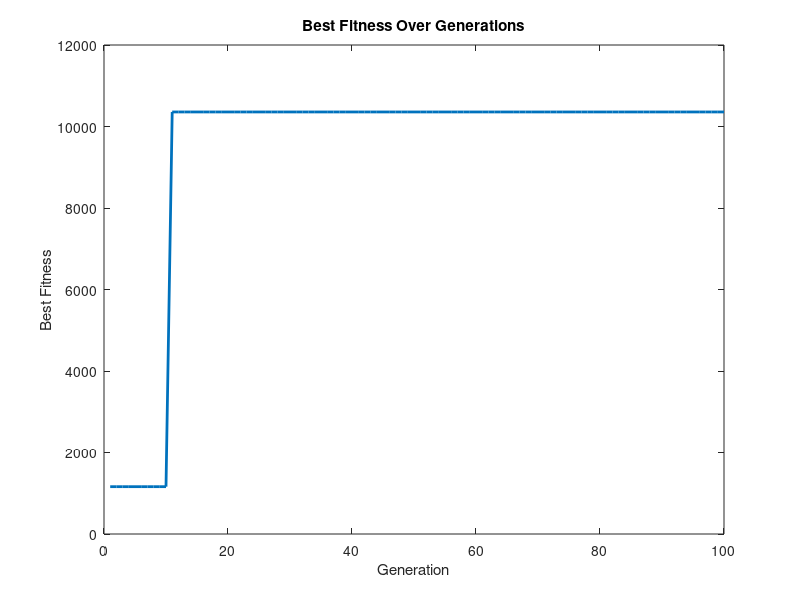
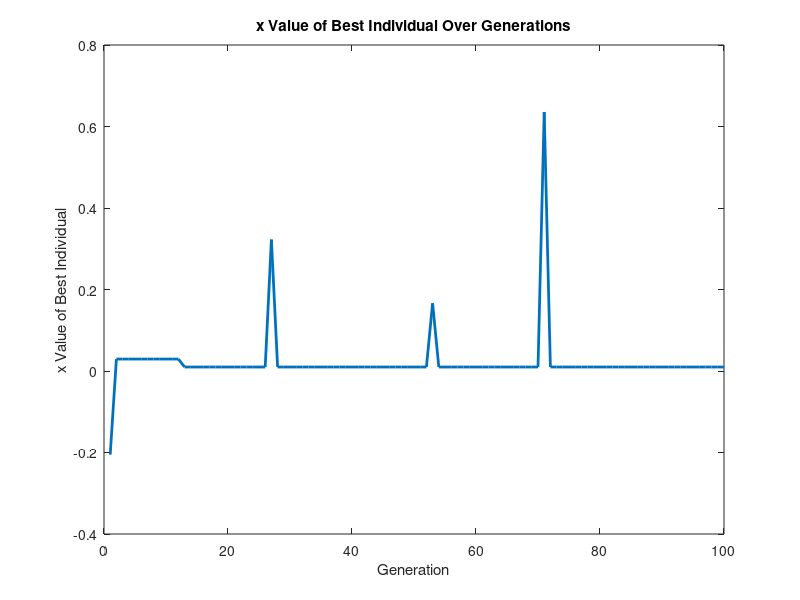

The MATLAB script that drew these images, in order:
clear
clc

% Extended Genetic Algorithm with Plotting
popSize = 100;
numGenes = 10;
numGenerations = 100;
crossoverRate = 0.7;
mutationRate = 0.001;
fitness = zeros(popSize, 1);

% Initialize population
population = randi([0 1], popSize, numGenes);

% Convert binary to decimal
decode = @(individual) -10 + sum(individual .* (2.^(numGenes-1:-1:0))) * 20 / (2^numGenes - 1);

% Objective function
objectiveFunction = @(x) x^2;

% Epsilon
epsilon = 1e-6; % Small constant to prevent division by zero

% Array to store best fitness in each generation
bestFitnessHistory = zeros(numGenerations, 1);
bestXHistory = zeros(numGenerations, 1);

for gen = 1:numGenerations
    % Evaluation
    for i = 1:popSize
        x = decode(population(i,:));
        % fitness(i) = objectiveFunction(x);
        fitness(i) = 1 / (objectiveFunction(x) + epsilon); % Inverse of the function
        % fitness(i) = 4;
    end
    
    % Selection
    totalFitness = sum(fitness);
    probabilities = fitness / totalFitness;
    cumulativeProbabilities = cumsum(probabilities);
    
    % New generation
    newPopulation = zeros(size(population));
    for i = 1:popSize
        r = rand;
        for j = 1:popSize
            if r <= cumulativeProbabilities(j)
                newPopulation(i,:) = population(j,:);
                break;
            end
        end
    end
    
    % Crossover
    for i = 1:2:popSize
        if rand <= crossoverRate
            crossoverPoint = randi(numGenes-1);
            newPopulation(i,:) = [newPopulation(i,1:crossoverPoint), newPopulation(i+1,crossoverPoint+1:end)];
            newPopulation(i+1,:) = [newPopulation(i+1,1:crossoverPoint), newPopulation(i,crossoverPoint+1:end)];
        end
    end
    
    % Mutation
    for i = 1:popSize
        for j = 1:numGenes
            if rand <= mutationRate
                newPopulation(i,j) = 1 - newPopulation(i,j);
            end
        end
    end
    
    % Update population
    population = newPopulation;
    
    % Find and store the best fitness and corresponding x value
    [maxFitness, idx] = max(fitness);
    bestFitnessHistory(gen) = maxFitness;
    bestXHistory(gen) = decode(population(idx,:));
    
    disp(['Generation ', num2str(gen), ': Best Fitness = ', num2str(maxFitness), ', x = ', num2str(decode(population(idx,:)))]);
end

% Plotting the results
figure;
plot(1:numGenerations, bestFitnessHistory, 'LineWidth', 2);
xlabel('Generation');
ylabel('Best Fitness');
title('Best Fitness Over Generations');

figure;
plot(1:numGenerations, bestXHistory, 'LineWidth', 2);
xlabel('Generation');
ylabel('x Value of Best Individual');
title('x Value of Best Individual Over Generations');
